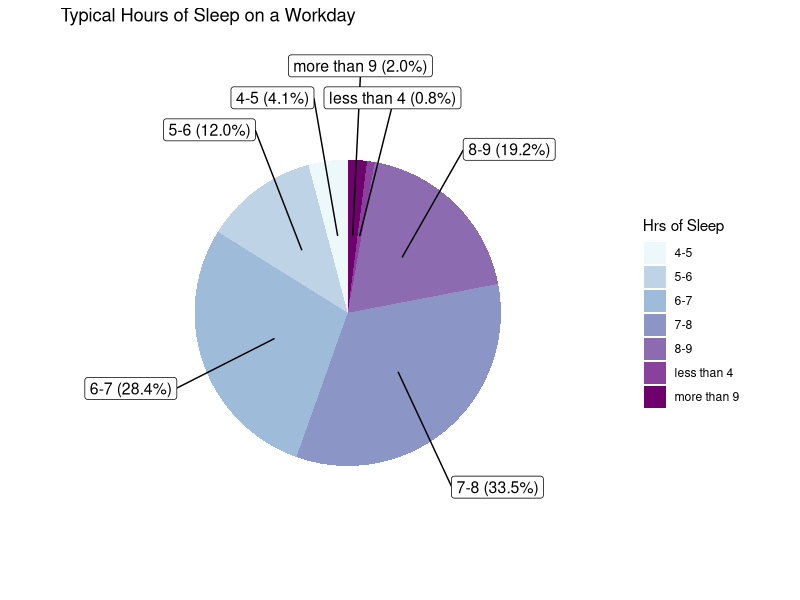

Here is the R script that generated this plot:
performance <- read.csv("data/workplace_sleep.csv",
  header = TRUE,
  stringsAsFactors = FALSE
)
pain <- read.csv("data/sleep_and_pain.csv",
  header = TRUE,
  stringsAsFactors = FALSE
)
library("dplyr")
library("ggplot2")
library(scales)
library(ggrepel)

options <- c("Income", "Caffine", "Stress")

get_graph <- function(input) {
  index <- match(input, options)
  graphs <- c(graph_income, graph_caffine, graph_stress)

  graphs[[index]]()
}

get_text <- function(input) {
  index <- match(input, options)
  texts <- c(
    "This graphic displays a stacked bar chart of people's typical
            hours of sleep correlated to their household income.  As shown,
            there is a steady increase in income per extra hour of sleep a
            person gets. It can be concluded that at 4 hours of sleep a night,
            50% of people make over $50,000 a year, but at 9 hours of sleep,
            about 85% of people make over $50,000 a year. Therefore, with an
            extra 5 hrs of sleep a night, you have a 35% higher chance of
            making more than $50,000 a year.
",
    "blahh blahh blahh"
  )
  paste0(texts[[index]])
}

# Translates columns of #s into corresponding answer strings.
# Makes the asix descriptive
translate <- function(col, level_col) {
  for (i in seq(1, length(col))) {
    col[i] <- level_col[as.numeric(col[i])]
  }
  return(col)
}

# Function that graphs two categorical variables based on given
# information
graph_two_categoricals <- function(x, fill, fill_level,
                                   title, fill_label, color, order) {
  fill <- translate(fill, fill_level)
  x_level <- c(
    "1", "2", "3", "4", "5", "6", "7",
    "8", "9", "10", "11"
  )

  df <- data.frame(x, fill)

  ggplot(df, aes(
    factor(x, level = x_level),
    ..count..
  )) +
    geom_bar(aes(
      fill = factor(fill,
        level = order
      )
    ), position = "fill") +
    labs(
      title = title,
      x = "Hours of Sleep",
      y = "Percent of People"
    ) +
    guides(fill = guide_legend(title = fill_label)) +
    scale_fill_brewer(palette = color, direction = -1)
}




# Hours of sleep frequency Pie chart (performance)____________________

# function that sums specified columns
take_sum <- function(col) {
  sum(hours_of_sleep_freq[col, "freq"])
}

# filter the data
hours_of_sleep_freq <- performance %>%
  select(q7h) %>%
  filter(q7h <= 11) %>%
  group_by(q7h) %>%
  summarize(
    freq = length(q7h)
  )

# put it into intervals
intervaled_freq <- c(
  take_sum(c(9, 10, 11)), take_sum(c(1, 2, 3)), take_sum(8),
  take_sum(7), take_sum(6), take_sum(5), take_sum(4)
)

# levels (text answers)
ranges <- c(
  "more than 9", "less than 4", "8-9", "7-8", "6-7",
  "5-6", "4-5"
)

# array for specifying what index to start on in
# for loop
counts <- c(
  0, intervaled_freq[1], sum(intervaled_freq[1:2]),
  sum(intervaled_freq[1:3]), sum(intervaled_freq[1:4]),
  sum(intervaled_freq[1:5]), sum(intervaled_freq[1:6])
)

# array to fill
sleep_ranges_initial <- c(1:sum(intervaled_freq))

# translates the numbers that represent the multiple
# choice answer into the text answer
for (i in seq(1, length(intervaled_freq))) {
  for (j in seq(1, intervaled_freq[i])) {
    sleep_ranges_initial[j + counts[i]] <- ranges[i]
  }
}

sleep_ranges <- data.frame(ranges = sleep_ranges_initial)

# add label and freq columns
sleep_ranges <- sleep_ranges %>%
  group_by(ranges) %>%
  count() %>%
  ungroup() %>%
  mutate(per = `n` / sum(`n`)) %>%
  arrange(desc(ranges)) %>%
  mutate(
    label = paste0(
      ranges, " (",
      scales::percent(per), ")"
    )
  )

# create a pie chart
sleep_freq_pie <- ggplot(data = sleep_ranges) +
  geom_bar(aes(x = "", y = per, fill = ranges),
    stat = "identity", width = 1
  ) +
  coord_polar("y", start = 0) +
  theme_void() +
  geom_label_repel(aes(
    x = 1,
    y = cumsum(per) - per / 2,
    label = label
  ),
  size = 4,
  show.legend = F,
  nudge_x = 1
  ) +
  guides(fill = guide_legend(title = "Hrs of Sleep")) +
  labs(title = "Typical Hours of Sleep on a Workday") +
  scale_fill_brewer(palette = "BuPu")

# Hours of sleep vs stress graph (performance data)_______________________

graph_caffine <- function() {
  hrs_caffine <- performance %>%
    select(q29, q7h) %>%
    filter(q7h <= 9, q7h >= 4, q29 <= 5)

  hrs3 <- sapply(hrs_caffine$q7h, toString)

  caffine <- sapply(hrs_caffine$q29 + 1, toString)

  caffine_level <- c(
    "0", "1", "2", "3", "4", "5"
  )

  translate(caffine, caffine_level)

  order_caffine <- c("5", "4", "3", "2", "1", "0")

  graph_two_categoricals(
    hrs3, caffine,
    caffine_level,
    "Typical Workday Hours of Sleep
vs Caffinated Beverages",
    "Typical Caffinated Beverages
Consumed Daily",
    "YlGn",
    order_caffine
  )
}

# Hours of sleep vs income (performance data)___________

# filter data
graph_income <- function() {
  hrs_income <- performance %>%
    filter(q7h <= 9, q7h >= 4, d8 <= 7) %>%
    select(q7h, d8)

  hrs <- sapply(hrs_income$q7h, toString)

  income_range <- sapply(hrs_income$d8, toString)

  income_level <- c(
    "Under $15,000", "$15,000 - $25,000",
    "$25,001 - $35,000", "$35,001 - $50,000",
    "$50,001 - $75,000", "$75,001 - $100,000",
    "More than $100,000"
  )
  order_income <- c(
    "More than $100,000", "$75,001 - $100,000",
    "$50,001 - $75,000", "$35,001 - $50,000",
    "$25,001 - $35,000", "$15,000 - $25,000",
    "Under $15,000"
  )

  # create a stacked bar chart
  graph_two_categoricals(
    hrs, income_range,
    income_level,
    "Typical Workday Hours of Sleep
                       vs Income",
    "Income Range",
    "YlGn",
    order_income
  )
}

# hours of sleep vs stress levels (pain data) ________________

# filter data
graph_stress <- function() {
  hrs_stress <- pain %>%
    filter(Q6_HoursB <= 11, Q6_HoursB >= 3, Q13_b <= 5, Q13_b >= 1)

  hrs2 <- sapply(hrs_stress$Q6_HoursB, toString)

  stress <- sapply(hrs_stress$Q13_b, toString)

  stress_level <- c("None", "Mild", "Moderate", "Severe", "Very Severe")
  order_stress <- c("Very Severe", "Severe", "Moderate", "Mild", "None")

  df <- data.frame(hrs2, stress)

  # create a stacked bar chart
  graph_two_categoricals(
    hrs2, stress, stress_level,
    "Typical Workday Hours of Sleep
                      vs Stress",
    "Typical Stress Level",
    "OrRd",
    order_stress
  )
}
#
# # Interesting stats_______________________________________________________
#
# # chance of making more than 75,000 on 5 and 8
# # hours of sleep on workdays
#
# high_money_count <- hrs_income %>%
#   filter(d8 >= 6) %>%
#   summarize(
#     total = length(d8)
#   ) %>%
#   pull(total)
#
# chance_7 <- hrs_income %>%
#   filter(d8 >= 6, q7h == 7) %>%
#   summarize(
#     chance = length(d8) / high_money_count
#   )
#
# chance_5 <- hrs_income %>%
#   filter(d8 >= 6, q7h == 5) %>%
#   summarize(
#     chance = length(d8) / high_money_count
#   )
#
# diff_5_to_7 <- chance_7 - chance_5
#
# # Percent of people that get less than 8 hrs of sleep (79%)
#
# percent_less_than_8 <- sum(
#   intervaled_freq[4:7],
#   intervaled_freq[2]
# ) / sum(intervaled_freq)
